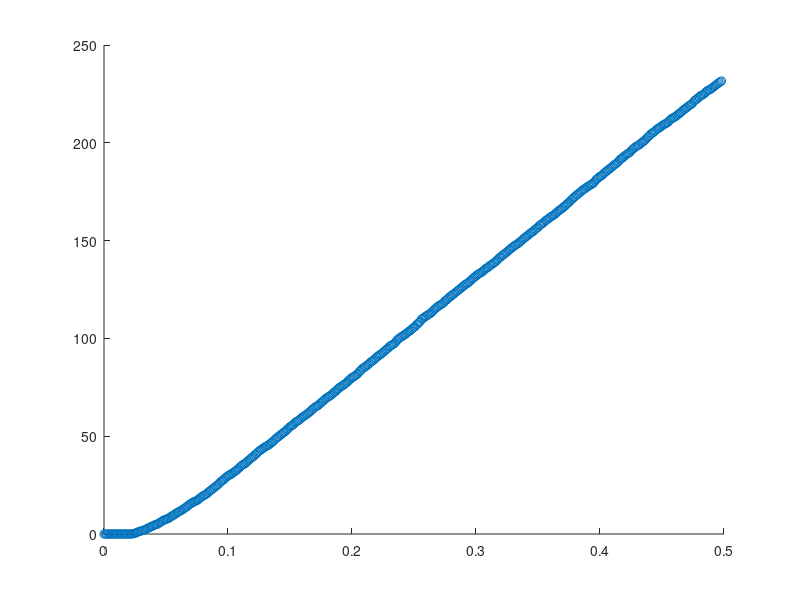

Write MATLAB code to recreate this figure. (Note: this script raises an error after producing the figure.)
clear all;
load("motorsv502.mat")

time = motorsv502(1, :);
adjustedAngle = motorsv502(2, :);
currentAngle = [0, adjustedAngle(1:length(adjustedAngle) -1)]

deltaTheta = adjustedAngle - currentAngle;

% Voltage of Motor = Kp(desiredAngle - actualAngle)
voltage = 50 * deltaTheta;

% Plot the data points
scatter(time, adjustedAngle)

% V = Ax'' + Bx'; V = Kp(angleAdjustment)

% Quadratic Part: Ax'' = V, assume B is negligible
% x'' = V/A; x' = (V/A) t + C1; x = (V/A)t^2 + C1t + C2
% theta(t) = V/A * t^2

A_estimateThetaT = (voltage .* time.^2);
A_estimate = A_estimateThetaT / adjustedAngle

% Linear Part: Bx' = V, assume A is negligible
B_estimateThetaT = (voltage .* time);
B_estimate = B_estimateThetaT / adjustedAngle

%% Find response function and plot to find damping Kp values
syms s t
Kp = 0.1;
A = 0.0046;
B = 0.098;

estimatedTF(s) = Kp / ((A*(s^2))+(B*s) + Kp);
responseFunction(t) = ilaplace(estimatedTF);

figure(2)
fplot(responseFunction, [0, 1])
xline(0)
yline(0)

